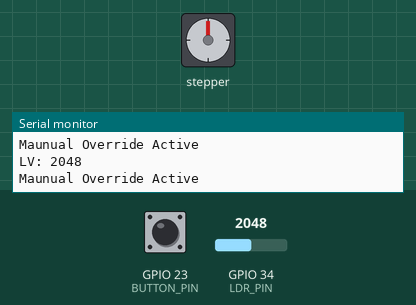
Bench run of a sketch on a simulated ESP32. Parts: stepper motor, the last lines printed to the serial monitor. Wiring (inferred from the names in the program): stepper motor driver (200 steps per turn assumed): step GPIO 18; direction GPIO 19; enable GPIO 21. The inputs (shaded band) are chosen by the test bench; at power-on: GPIO 23 (BUTTON_PIN) HIGH, GPIO 34 (LDR_PIN) = 2048.

Above: at 1.2 s.
1.3 s: GPIO 23 (BUTTON_PIN) pulled LOW for 0.35 s
At 3.2 s:
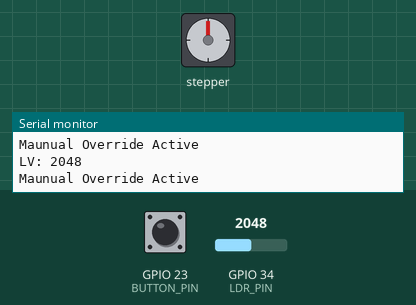
3.6 s: GPIO 23 (BUTTON_PIN) pulled LOW for 1 s
At 4.9 s:
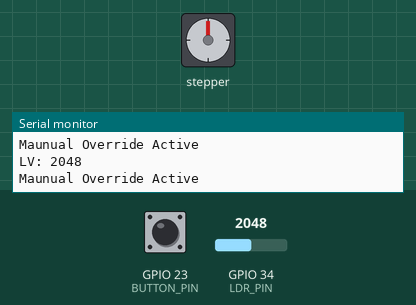
Timing chart, 0 to 6.6 s (numbered marks = the images above; inputs shaded):
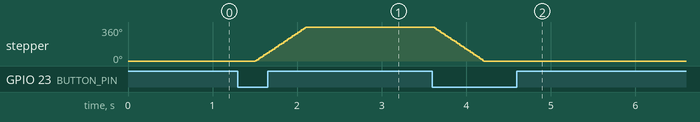

Measured:
- after the input at 1.3 s, stepper: turns 360° clockwise in 0.60 s, starting after 0.20 s
- after the input at 3.6 s, stepper: turns 360° counter-clockwise in 0.60 s, starting at once

The sketch:

blindControlCode.ino
```cpp
#define STEP_PIN 18
#define DIR_PIN 19
#define ENABLE_PIN 21
#define BUTTON_PIN 23
#define LDR_PIN 34

//full step
const int stepsPerRevolution = 200;

int lightThreshold = 3000;
int darkThreshold = 1500;

bool isOpen = false;

//store what the button was last doing -- using INPUT_PULLUP --    button not pressed = HIGH      button pressed = LOW
bool lastButtonState = HIGH; //HIGH is default for pullup

unsigned long previousMillis = 0;
const unsigned long oneMinuteInterval = 60000; //one minute in milliseconds

void setup() {
  Serial.begin(115200);

  pinMode(STEP_PIN, OUTPUT);
  pinMode(DIR_PIN, OUTPUT);
  pinMode(ENABLE_PIN, OUTPUT);
  pinMode(BUTTON_PIN, INPUT_PULLUP);
  pinMode(LDR_PIN, INPUT);

  digitalWrite(ENABLE_PIN, HIGH); //motor off
  digitalWrite(DIR_PIN, HIGH); //choose direction

  Serial.println("Setup complete");
}

void loop() {

  int lightValue = analogRead(LDR_PIN);

  Serial.print("LV: ");
  Serial.println(lightValue);

  //gets state of button
  bool buttonState = digitalRead(BUTTON_PIN);

  //looks for when button is pressed
  if (lastButtonState == HIGH && buttonState == LOW){
    Serial.println("Manual toggle");
    rotateOneRevolution();
    previousMillis = millis(); //start minute timer
  }

  lastButtonState = buttonState;

  //check if override is active
  bool manualOverride = (millis() - previousMillis) < oneMinuteInterval;

  if(!manualOverride) {
  //when its dark
  if(lightValue < darkThreshold && isOpen){
    Serial.println("Closing blinds for darkness");
    rotateOneRevolution();
  }
  //when its light
  if(lightValue > lightThreshold && !isOpen){
    Serial.println("Opening blinds for light");
    rotateOneRevolution();
    }
  } else {
    Serial.println("Maunual Override Active");
  }
  delay(300);
}

//motor retate function
void rotateOneRevolution(){
  digitalWrite(ENABLE_PIN, LOW); //motor on
  delayMicroseconds(10);

  //check if blinds open or not and choose direction
  if(isOpen) {
    Serial.println("Closing Blinds");
    digitalWrite(DIR_PIN, LOW);
  } else {
    Serial.println("Opening Blinds");
    digitalWrite(DIR_PIN, HIGH);
  }

  delayMicroseconds(10); //give time for DIR to settle

  for (int i = 0; i < stepsPerRevolution; i++){
    //pulses for motor
    digitalWrite(STEP_PIN, HIGH);
    delayMicroseconds(1500); //smaller delay = faster motor
    digitalWrite(STEP_PIN, LOW);
    delayMicroseconds(1500);
  }
  isOpen = !isOpen; //toggles state of t/f
  digitalWrite(ENABLE_PIN, HIGH); //disable motor with enable pin to save power and stuff
}
```
